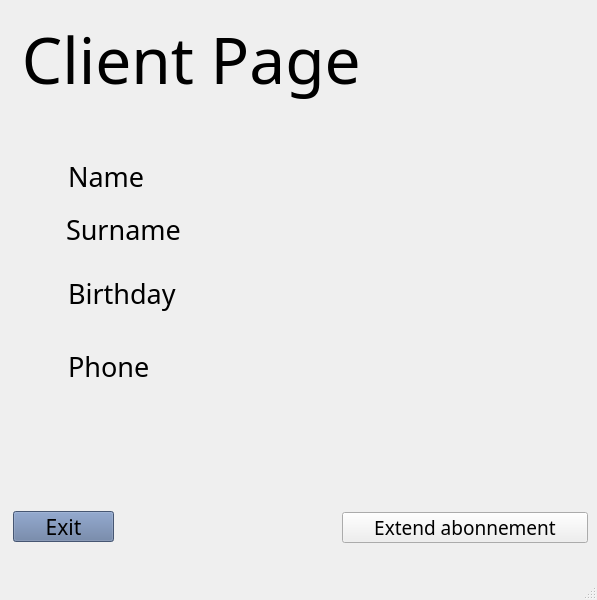
<?xml version="1.0" encoding="UTF-8"?>
<ui version="4.0">
 <class>clientForm</class>
 <widget class="QMainWindow" name="clientForm">
  <property name="geometry">
   <rect>
    <x>0</x>
    <y>0</y>
    <width>597</width>
    <height>600</height>
   </rect>
  </property>
  <property name="sizePolicy">
   <sizepolicy hsizetype="Fixed" vsizetype="Fixed">
    <horstretch>0</horstretch>
    <verstretch>0</verstretch>
   </sizepolicy>
  </property>
  <property name="minimumSize">
   <size>
    <width>597</width>
    <height>600</height>
   </size>
  </property>
  <property name="maximumSize">
   <size>
    <width>597</width>
    <height>600</height>
   </size>
  </property>
  <property name="baseSize">
   <size>
    <width>597</width>
    <height>600</height>
   </size>
  </property>
  <property name="windowTitle">
   <string>Client</string>
  </property>
  <widget class="QWidget" name="centralwidget">
   <widget class="QPushButton" name="buyButton">
    <property name="geometry">
     <rect>
      <x>342</x>
      <y>512</y>
      <width>246</width>
      <height>31</height>
     </rect>
    </property>
    <property name="font">
     <font>
      <family>AR JULIAN</family>
      <pointsize>14</pointsize>
     </font>
    </property>
    <property name="styleSheet">
     <string notr="true">backgroung-color:rgb(121, 140, 173)</string>
    </property>
    <property name="text">
     <string>Extend abonnement</string>
    </property>
   </widget>
   <widget class="QLabel" name="label">
    <property name="geometry">
     <rect>
      <x>-28</x>
      <y>9</y>
      <width>601</width>
      <height>100</height>
     </rect>
    </property>
    <property name="font">
     <font>
      <family>AR JULIAN</family>
      <pointsize>48</pointsize>
     </font>
    </property>
    <property name="text">
     <string>   Client Page</string>
    </property>
   </widget>
   <widget class="QPushButton" name="clientExitButton">
    <property name="geometry">
     <rect>
      <x>13</x>
      <y>511</y>
      <width>101</width>
      <height>31</height>
     </rect>
    </property>
    <property name="font">
     <font>
      <family>AR JULIAN</family>
      <pointsize>16</pointsize>
     </font>
    </property>
    <property name="styleSheet">
     <string notr="true">background-color: rgb(98, 120, 159);</string>
    </property>
    <property name="text">
     <string>Exit</string>
    </property>
   </widget>
   <widget class="QLabel" name="label_2">
    <property name="geometry">
     <rect>
      <x>68</x>
      <y>142</y>
      <width>163</width>
      <height>68</height>
     </rect>
    </property>
    <property name="font">
     <font>
      <family>MV Boli</family>
      <pointsize>20</pointsize>
     </font>
    </property>
    <property name="text">
     <string>Name</string>
    </property>
   </widget>
   <widget class="QLabel" name="label_6">
    <property name="geometry">
     <rect>
      <x>66</x>
      <y>196</y>
      <width>161</width>
      <height>67</height>
     </rect>
    </property>
    <property name="font">
     <font>
      <family>MV Boli</family>
      <pointsize>20</pointsize>
     </font>
    </property>
    <property name="text">
     <string>Surname</string>
    </property>
   </widget>
   <widget class="QLabel" name="label_7">
    <property name="geometry">
     <rect>
      <x>68</x>
      <y>254</y>
      <width>179</width>
      <height>78</height>
     </rect>
    </property>
    <property name="font">
     <font>
      <family>MV Boli</family>
      <pointsize>20</pointsize>
     </font>
    </property>
    <property name="text">
     <string>Birthday</string>
    </property>
   </widget>
   <widget class="QLabel" name="label_8">
    <property name="geometry">
     <rect>
      <x>68</x>
      <y>328</y>
      <width>165</width>
      <height>76</height>
     </rect>
    </property>
    <property name="font">
     <font>
      <family>MV Boli</family>
      <pointsize>20</pointsize>
     </font>
    </property>
    <property name="text">
     <string>Phone</string>
    </property>
   </widget>
   <widget class="QLabel" name="name">
    <property name="geometry">
     <rect>
      <x>405</x>
      <y>153</y>
      <width>177</width>
      <height>52</height>
     </rect>
    </property>
    <property name="font">
     <font>
      <family>AR JULIAN</family>
      <pointsize>16</pointsize>
     </font>
    </property>
    <property name="autoFillBackground">
     <bool>false</bool>
    </property>
    <property name="text">
     <string/>
    </property>
   </widget>
   <widget class="QLabel" name="surname">
    <property name="geometry">
     <rect>
      <x>403</x>
      <y>211</y>
      <width>178</width>
      <height>56</height>
     </rect>
    </property>
    <property name="font">
     <font>
      <family>AR JULIAN</family>
      <pointsize>16</pointsize>
     </font>
    </property>
    <property name="autoFillBackground">
     <bool>false</bool>
    </property>
    <property name="text">
     <string/>
    </property>
   </widget>
   <widget class="QLabel" name="birthday">
    <property name="geometry">
     <rect>
      <x>402</x>
      <y>273</y>
      <width>179</width>
      <height>57</height>
     </rect>
    </property>
    <property name="font">
     <font>
      <family>AR JULIAN</family>
      <pointsize>16</pointsize>
     </font>
    </property>
    <property name="autoFillBackground">
     <bool>false</bool>
    </property>
    <property name="text">
     <string/>
    </property>
   </widget>
   <widget class="QLabel" name="phone">
    <property name="geometry">
     <rect>
      <x>400</x>
      <y>335</y>
      <width>180</width>
      <height>56</height>
     </rect>
    </property>
    <property name="font">
     <font>
      <family>AR JULIAN</family>
      <pointsize>16</pointsize>
     </font>
    </property>
    <property name="autoFillBackground">
     <bool>false</bool>
    </property>
    <property name="text">
     <string/>
    </property>
   </widget>
   <widget class="QLabel" name="label_3">
    <property name="geometry">
     <rect>
      <x>-3</x>
      <y>-1</y>
      <width>601</width>
      <height>555</height>
     </rect>
    </property>
    <property name="text">
     <string/>
    </property>
    <property name="pixmap">
     <pixmap>../../../../../project/картинки/1316617074_yoga-dlya-zhivotnyh-3.jpg</pixmap>
    </property>
   </widget>
   <zorder>label_3</zorder>
   <zorder>buyButton</zorder>
   <zorder>label</zorder>
   <zorder>clientExitButton</zorder>
   <zorder>label_2</zorder>
   <zorder>label_6</zorder>
   <zorder>label_7</zorder>
   <zorder>label_8</zorder>
   <zorder>name</zorder>
   <zorder>surname</zorder>
   <zorder>birthday</zorder>
   <zorder>phone</zorder>
  </widget>
  <widget class="QMenuBar" name="menubar">
   <property name="geometry">
    <rect>
     <x>0</x>
     <y>0</y>
     <width>597</width>
     <height>26</height>
    </rect>
   </property>
  </widget>
  <widget class="QStatusBar" name="statusbar"/>
 </widget>
 <resources/>
 <connections/>
</ui>
